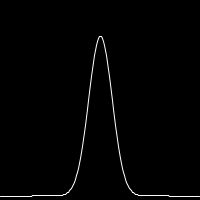
Frame 1 (no input)
Frame 60 (the mouse pressed at the canvas centre just before this capture): identical to frame 1, image omitted
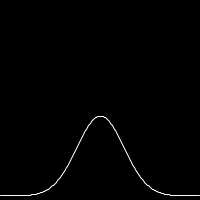
Frame 120 (the mouse held since frame 60 and released just before this capture)

The Processing sketch that drew these frames (run headless with seeded random() and noise(); from frame 60 on, the mouse is pressed at the canvas centre):

// Processing sketch: gaussiancurve
// ── gaussiancurve.pde
float[] normal;

void setup() {
  size(200,200);
  background(0);
  colorMode(RGB,255,255,255,100);
  smooth();
}

void draw() {
background(0);
  float e = 2.71828183f;                       //"e", see http://mathforum.org/dr.math/faq/faq.e.html for more info
  float[] normal = new float[width];           //use an array to store all the "y" values
  float m = 0;                                 //default mean of 0 
  float sd = 0.5 + mouseX / (float) width;     //standard deviation based on mouseX
  float xcoord = -3;                           //start the graph at -3
  for (int i = 0; i < normal.length; i++) {
    float sq2pi = sqrt(2*PI);                   //square root of 2 * PI
    float xmsq = -1*(xcoord-m)*(xcoord-m);      //-(x - mu)^2
    float sdsq = sd*sd;                         //variance (standard deviation squared)
    normal[i] = (1 / (sd * sq2pi)) * (pow(e, (xmsq/sdsq)));  //P(x) function
    xcoord += 6 / (float) width;                //increment x coordinate
  }

  // a little for loop that draws a line between each point on the graph
  for (int i = 0; i < normal.length-1; i++) {
    stroke(255);
    float x1 = i; float x2 = i+1;
    float scal = height;    //scale the bell curve
    float y1 = (height-scal*normal[i])-4;
    float y2 = (height-scal*normal[i+1])-4;
    line(x1,y1,x2,y2);
  }
}
